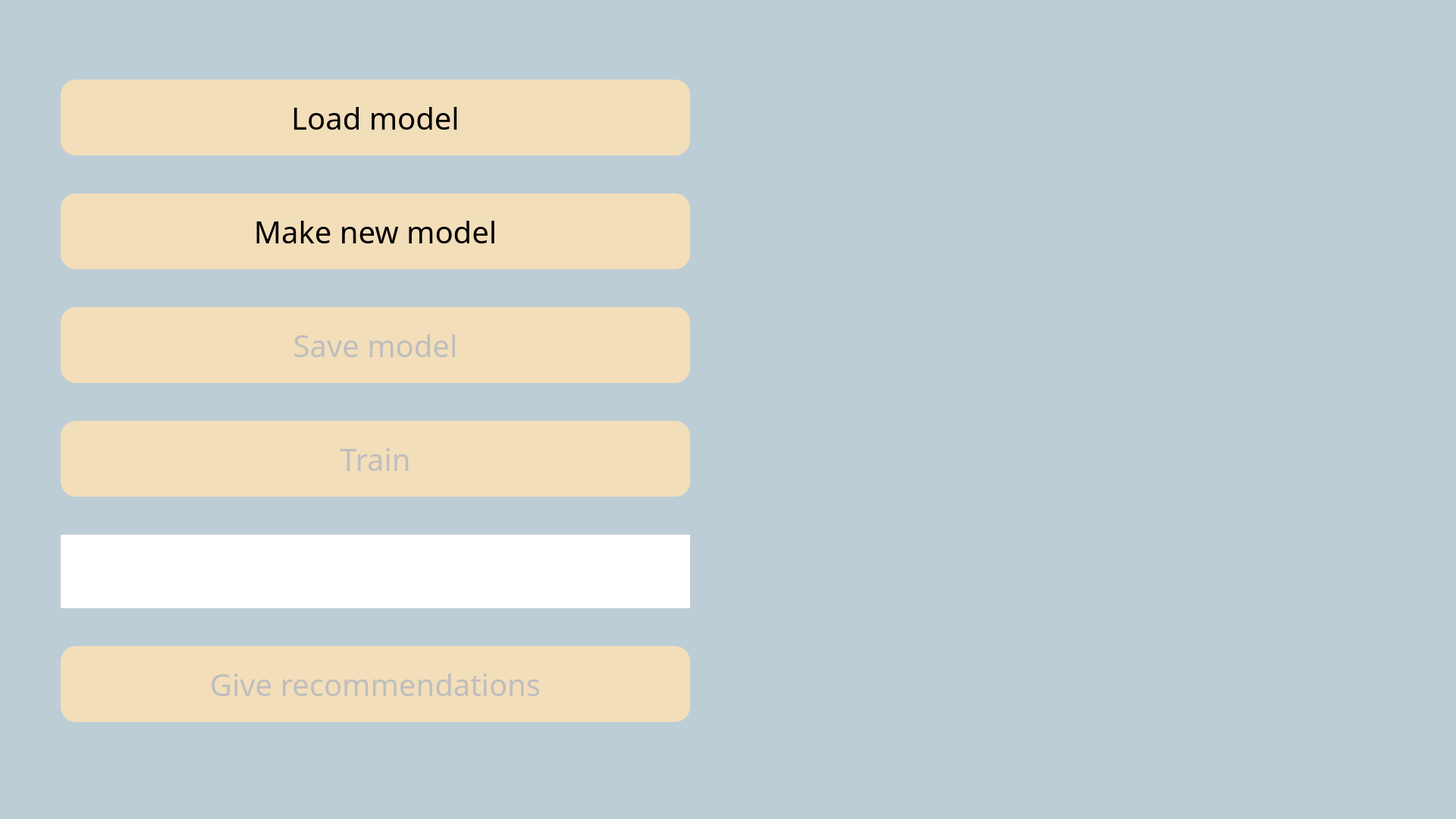
<?xml version="1.0" encoding="UTF-8"?>
<ui version="4.0">
 <class>NeuralWindow</class>
 <widget class="QMainWindow" name="NeuralWindow">
  <property name="geometry">
   <rect>
    <x>0</x>
    <y>0</y>
    <width>1920</width>
    <height>1080</height>
   </rect>
  </property>
  <property name="windowTitle">
   <string>Movie and TV series recommendation system</string>
  </property>
  <property name="windowIcon">
   <iconset>
    <normaloff>C:/Users/Lili/.designer/images/video.png</normaloff>C:/Users/Lili/.designer/images/video.png</iconset>
  </property>
  <property name="styleSheet">
   <string notr="true">background-color: rgb(189, 205, 214);</string>
  </property>
  <widget class="QWidget" name="centralwidget">
   <layout class="QGridLayout" name="gridLayout" columnstretch="1,1" columnminimumwidth="2,1">
    <property name="sizeConstraint">
     <enum>QLayout::SetDefaultConstraint</enum>
    </property>
    <property name="leftMargin">
     <number>30</number>
    </property>
    <property name="topMargin">
     <number>30</number>
    </property>
    <property name="rightMargin">
     <number>30</number>
    </property>
    <property name="bottomMargin">
     <number>30</number>
    </property>
    <property name="horizontalSpacing">
     <number>30</number>
    </property>
    <item row="0" column="0">
     <layout class="QVBoxLayout" name="verticalLayout">
      <property name="spacing">
       <number>50</number>
      </property>
      <property name="leftMargin">
       <number>50</number>
      </property>
      <property name="topMargin">
       <number>50</number>
      </property>
      <property name="rightMargin">
       <number>50</number>
      </property>
      <property name="bottomMargin">
       <number>50</number>
      </property>
      <item>
       <widget class="QPushButton" name="ButtonLoadModel">
        <property name="minimumSize">
         <size>
          <width>0</width>
          <height>100</height>
         </size>
        </property>
        <property name="font">
         <font>
          <family>Rockwell</family>
          <pointsize>30</pointsize>
         </font>
        </property>
        <property name="styleSheet">
         <string notr="true">background-color: rgb(243, 222, 186);
border-radius: 20px;</string>
        </property>
        <property name="text">
         <string>Load model</string>
        </property>
       </widget>
      </item>
      <item>
       <widget class="QPushButton" name="ButtonMakeModel">
        <property name="minimumSize">
         <size>
          <width>0</width>
          <height>100</height>
         </size>
        </property>
        <property name="font">
         <font>
          <family>Rockwell</family>
          <pointsize>30</pointsize>
          <weight>50</weight>
          <bold>false</bold>
          <strikeout>false</strikeout>
         </font>
        </property>
        <property name="layoutDirection">
         <enum>Qt::LeftToRight</enum>
        </property>
        <property name="styleSheet">
         <string notr="true">background-color: rgb(243, 222, 186);
border-radius: 20px;</string>
        </property>
        <property name="text">
         <string>Make new model</string>
        </property>
       </widget>
      </item>
      <item>
       <widget class="QPushButton" name="ButtonSaveModel">
        <property name="enabled">
         <bool>false</bool>
        </property>
        <property name="minimumSize">
         <size>
          <width>0</width>
          <height>100</height>
         </size>
        </property>
        <property name="font">
         <font>
          <family>Rockwell</family>
          <pointsize>30</pointsize>
         </font>
        </property>
        <property name="styleSheet">
         <string notr="true">background-color: rgb(243, 222, 186);
border-radius: 20px;</string>
        </property>
        <property name="text">
         <string>Save model</string>
        </property>
       </widget>
      </item>
      <item>
       <widget class="QPushButton" name="ButtonTrain">
        <property name="enabled">
         <bool>false</bool>
        </property>
        <property name="minimumSize">
         <size>
          <width>0</width>
          <height>100</height>
         </size>
        </property>
        <property name="font">
         <font>
          <family>Rockwell</family>
          <pointsize>30</pointsize>
         </font>
        </property>
        <property name="styleSheet">
         <string notr="true">background-color: rgb(243, 222, 186);
border-radius: 20px;</string>
        </property>
        <property name="text">
         <string>Train</string>
        </property>
       </widget>
      </item>
      <item>
       <widget class="QLabel" name="labelAccuracy">
        <property name="sizePolicy">
         <sizepolicy hsizetype="Preferred" vsizetype="Maximum">
          <horstretch>0</horstretch>
          <verstretch>0</verstretch>
         </sizepolicy>
        </property>
        <property name="font">
         <font>
          <family>Rockwell</family>
          <pointsize>48</pointsize>
         </font>
        </property>
        <property name="styleSheet">
         <string notr="true">background-color: rgb(255, 255, 255);
padding: 5px;</string>
        </property>
        <property name="text">
         <string/>
        </property>
        <property name="alignment">
         <set>Qt::AlignCenter</set>
        </property>
       </widget>
      </item>
      <item>
       <widget class="QPushButton" name="ButtonGoToRecommendation">
        <property name="enabled">
         <bool>false</bool>
        </property>
        <property name="minimumSize">
         <size>
          <width>0</width>
          <height>100</height>
         </size>
        </property>
        <property name="font">
         <font>
          <family>Rockwell</family>
          <pointsize>30</pointsize>
          <weight>50</weight>
          <bold>false</bold>
          <strikeout>false</strikeout>
         </font>
        </property>
        <property name="layoutDirection">
         <enum>Qt::LeftToRight</enum>
        </property>
        <property name="styleSheet">
         <string notr="true">background-color: rgb(243, 222, 186);
border-radius: 20px;</string>
        </property>
        <property name="text">
         <string>Give recommendations</string>
        </property>
       </widget>
      </item>
     </layout>
    </item>
    <item row="0" column="1">
     <layout class="QVBoxLayout" name="verticalLayout_2">
      <property name="spacing">
       <number>20</number>
      </property>
      <property name="sizeConstraint">
       <enum>QLayout::SetMaximumSize</enum>
      </property>
      <property name="leftMargin">
       <number>50</number>
      </property>
      <property name="topMargin">
       <number>50</number>
      </property>
      <property name="rightMargin">
       <number>50</number>
      </property>
      <property name="bottomMargin">
       <number>50</number>
      </property>
     </layout>
    </item>
   </layout>
  </widget>
  <widget class="QMenuBar" name="menubar">
   <property name="geometry">
    <rect>
     <x>0</x>
     <y>0</y>
     <width>1920</width>
     <height>21</height>
    </rect>
   </property>
  </widget>
  <widget class="QStatusBar" name="statusbar"/>
 </widget>
 <resources/>
 <connections/>
</ui>
